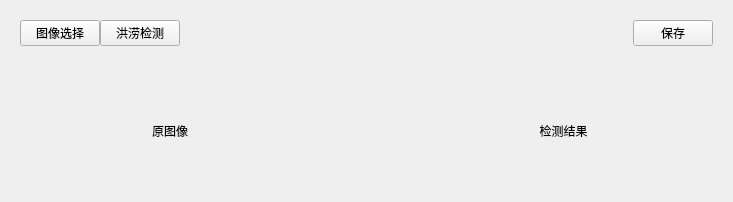
     <widget class="QWidget" name="page5">
      <layout class="QVBoxLayout" name="verticalLayout_18">
       <item>
        <widget class="QWidget" name="subWidget4_1" native="true">
         <property name="sizePolicy">
          <sizepolicy hsizetype="Preferred" vsizetype="Fixed">
           <horstretch>0</horstretch>
           <verstretch>0</verstretch>
          </sizepolicy>
         </property>
         <layout class="QHBoxLayout" name="horizontalLayout_6">
          <property name="spacing">
           <number>0</number>
          </property>
          <item>
           <widget class="QPushButton" name="edgeImageSelect">
            <property name="sizePolicy">
             <sizepolicy hsizetype="Fixed" vsizetype="Fixed">
              <horstretch>0</horstretch>
              <verstretch>0</verstretch>
             </sizepolicy>
            </property>
            <property name="text">
             <string>图像选择</string>
            </property>
           </widget>
          </item>
          <item>
           <widget class="QPushButton" name="edgeDetect">
            <property name="sizePolicy">
             <sizepolicy hsizetype="Fixed" vsizetype="Fixed">
              <horstretch>0</horstretch>
              <verstretch>0</verstretch>
             </sizepolicy>
            </property>
            <property name="text">
             <string>洪涝检测</string>
            </property>
           </widget>
          </item>
          <item>
           <spacer name="horizontalSpacer_4">
            <property name="orientation">
             <enum>Qt::Horizontal</enum>
            </property>
            <property name="sizeHint" stdset="0">
             <size>
              <width>453</width>
              <height>20</height>
             </size>
            </property>
           </spacer>
          </item>
          <item>
           <widget class="QPushButton" name="edgeDetectSaveBtn">
            <property name="text">
             <string>保存</string>
            </property>
           </widget>
          </item>
         </layout>
        </widget>
       </item>
       <item>
        <spacer name="verticalSpacer_6">
         <property name="orientation">
          <enum>Qt::Vertical</enum>
         </property>
         <property name="sizeType">
          <enum>QSizePolicy::Preferred</enum>
         </property>
         <property name="sizeHint" stdset="0">
          <size>
           <width>20</width>
           <height>30</height>
          </size>
         </property>
        </spacer>
       </item>
       <item>
        <layout class="QHBoxLayout" name="horizontalLayout_17">
         <item>
          <spacer name="horizontalSpacer_15">
           <property name="orientation">
            <enum>Qt::Horizontal</enum>
           </property>
           <property name="sizeType">
            <enum>QSizePolicy::Preferred</enum>
           </property>
           <property name="sizeHint" stdset="0">
            <size>
             <width>40</width>
             <height>20</height>
            </size>
           </property>
          </spacer>
         </item>
         <item>
          <layout class="QVBoxLayout" name="verticalLayout_4">
           <item>
            <widget class="QLabel" name="srcimg">
             <property name="sizePolicy">
              <sizepolicy hsizetype="Preferred" vsizetype="Expanding">
               <horstretch>0</horstretch>
               <verstretch>0</verstretch>
              </sizepolicy>
             </property>
             <property name="minimumSize">
              <size>
               <width>0</width>
               <height>0</height>
              </size>
             </property>
             <property name="text">
              <string/>
             </property>
             <property name="pixmap">
              <pixmap resource="qss.qrc">:/image/11111.png</pixmap>
             </property>
             <property name="scaledContents">
              <bool>true</bool>
             </property>
             <property name="alignment">
              <set>Qt::AlignCenter</set>
             </property>
             <property name="indent">
              <number>-3</number>
             </property>
            </widget>
           </item>
           <item>
            <widget class="QLabel" name="label_7">
             <property name="enabled">
              <bool>true</bool>
             </property>
             <property name="minimumSize">
              <size>
               <width>200</width>
               <height>40</height>
              </size>
             </property>
             <property name="maximumSize">
              <size>
               <width>16777215</width>
               <height>40</height>
              </size>
             </property>
             <property name="text">
              <string>原图像</string>
             </property>
             <property name="alignment">
              <set>Qt::AlignCenter</set>
             </property>
            </widget>
           </item>
          </layout>
         </item>
         <item>
          <spacer name="horizontalSpacer_13">
           <property name="orientation">
            <enum>Qt::Horizontal</enum>
           </property>
           <property name="sizeType">
            <enum>QSizePolicy::Preferred</enum>
           </property>
           <property name="sizeHint" stdset="0">
            <size>
             <width>150</width>
             <height>20</height>
            </size>
           </property>
          </spacer>
         </item>
         <item>
          <layout class="QVBoxLayout" name="verticalLayout_17">
           <item>
            <widget class="QLabel" name="label_9">
             <property name="sizePolicy">
              <sizepolicy hsizetype="Preferred" vsizetype="Expanding">
               <horstretch>0</horstretch>
               <verstretch>0</verstretch>
              </sizepolicy>
             </property>
             <property name="minimumSize">
              <size>
               <width>0</width>
               <height>0</height>
              </size>
             </property>
             <property name="text">
              <string/>
             </property>
             <property name="pixmap">
              <pixmap resource="qss.qrc">:/image/11111.png</pixmap>
             </property>
             <property name="scaledContents">
              <bool>true</bool>
             </property>
             <property name="alignment">
              <set>Qt::AlignCenter</set>
             </property>
            </widget>
           </item>
           <item>
            <widget class="QLabel" name="label_8">
             <property name="sizePolicy">
              <sizepolicy hsizetype="Preferred" vsizetype="Preferred">
               <horstretch>0</horstretch>
               <verstretch>0</verstretch>
              </sizepolicy>
             </property>
             <property name="minimumSize">
              <size>
               <width>200</width>
               <height>40</height>
              </size>
             </property>
             <property name="maximumSize">
              <size>
               <width>16777215</width>
               <height>40</height>
              </size>
             </property>
             <property name="text">
              <string>检测结果</string>
             </property>
             <property name="textFormat">
              <enum>Qt::PlainText</enum>
             </property>
             <property name="alignment">
              <set>Qt::AlignCenter</set>
             </property>
            </widget>
           </item>
          </layout>
         </item>
         <item>
          <spacer name="horizontalSpacer_14">
           <property name="orientation">
            <enum>Qt::Horizontal</enum>
           </property>
           <property name="sizeType">
            <enum>QSizePolicy::Preferred</enum>
           </property>
           <property name="sizeHint" stdset="0">
            <size>
             <width>40</width>
             <height>20</height>
            </size>
           </property>
          </spacer>
         </item>
        </layout>
       </item>
       <item>
        <spacer name="verticalSpacer_7">
         <property name="orientation">
          <enum>Qt::Vertical</enum>
         </property>
         <property name="sizeType">
          <enum>QSizePolicy::Preferred</enum>
         </property>
         <property name="sizeHint" stdset="0">
          <size>
           <width>20</width>
           <height>40</height>
          </size>
         </property>
        </spacer>
       </item>
      </layout>
     </widget>
